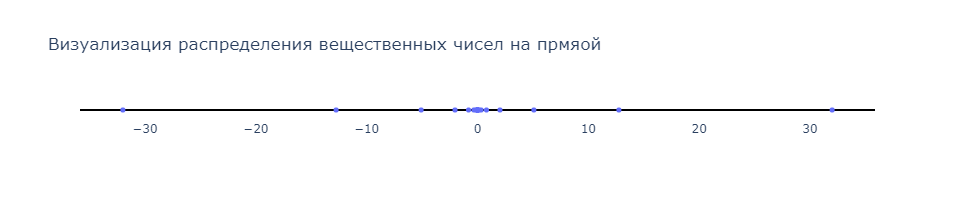

This figure's Python source:
from plotly.offline import init_notebook_mode
import numpy as np
import plotly.graph_objs as go
import pathlib

init_notebook_mode(connected=False)
fig = go.Figure()
x = np.logspace(-60, 5, base=2.0)
x = np.concatenate((x, -x))
fig.add_trace(go.Scatter(
    x=x, y=np.zeros(x.shape), mode='markers', marker_size=5
))
fig.update_xaxes(showgrid=False)
fig.update_yaxes(showgrid=False, 
                 zeroline=True, zerolinecolor='black', zerolinewidth=2,
                 showticklabels=False)
fig.update_layout(height=200, plot_bgcolor='white', title="Визуализация распределения вещественных чисел на прмяой")
fig.show()
